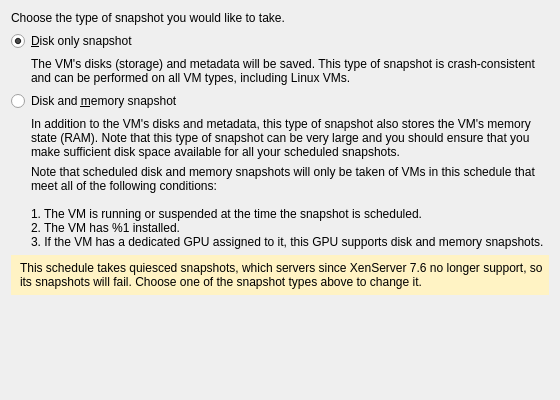
<?xml version="1.0" encoding="UTF-8"?>
<ui version="4.0">
 <class>PolicySnapshotTypePage</class>
 <widget class="QWidget" name="PolicySnapshotTypePage">
  <property name="geometry">
   <rect>
    <x>0</x>
    <y>0</y>
    <width>560</width>
    <height>400</height>
   </rect>
  </property>
  <layout class="QVBoxLayout" name="verticalLayout">
   <item>
    <widget class="QLabel" name="labelRubric">
     <property name="text">
      <string>Choose the type of snapshot you would like to take.</string>
     </property>
     <property name="wordWrap">
      <bool>true</bool>
     </property>
    </widget>
   </item>
   <item>
    <widget class="QRadioButton" name="radioButtonDiskOnly">
     <property name="text">
      <string>&amp;Disk only snapshot</string>
     </property>
     <property name="checked">
      <bool>true</bool>
     </property>
    </widget>
   </item>
   <item>
    <widget class="QLabel" name="labelDiskOnly">
     <property name="text">
      <string>The VM's disks (storage) and metadata will be saved. This type of snapshot is crash-consistent and can be performed on all VM types, including Linux VMs.</string>
     </property>
     <property name="wordWrap">
      <bool>true</bool>
     </property>
     <property name="indent">
      <number>20</number>
     </property>
    </widget>
   </item>
   <item>
    <widget class="QRadioButton" name="radioButtonDiskAndMemory">
     <property name="text">
      <string>Disk and &amp;memory snapshot</string>
     </property>
    </widget>
   </item>
   <item>
    <widget class="QLabel" name="labelDiskAndMemory">
     <property name="text">
      <string>In addition to the VM's disks and metadata, this type of snapshot also stores the VM's memory state (RAM). Note that this type of snapshot can be very large and you should ensure that you make sufficient disk space available for all your scheduled snapshots.</string>
     </property>
     <property name="wordWrap">
      <bool>true</bool>
     </property>
     <property name="indent">
      <number>20</number>
     </property>
    </widget>
   </item>
   <item>
    <widget class="QLabel" name="labelWarning">
     <property name="text">
      <string>Note that scheduled disk and memory snapshots will only be taken of VMs in this schedule that meet all of the following conditions:

1. The VM is running or suspended at the time the snapshot is scheduled.
2. The VM has %1 installed.
3. If the VM has a dedicated GPU assigned to it, this GPU supports disk and memory snapshots.</string>
     </property>
     <property name="wordWrap">
      <bool>true</bool>
     </property>
     <property name="indent">
      <number>20</number>
     </property>
    </widget>
   </item>
   <item>
    <widget class="QLabel" name="labelQuiesceRemoved">
     <property name="styleSheet">
      <string notr="true">background-color: #fff3c4; color: black; padding: 6px;</string>
     </property>
     <property name="text">
      <string>This schedule takes quiesced snapshots, which servers since XenServer 7.6 no longer support, so its snapshots will fail. Choose one of the snapshot types above to change it.</string>
     </property>
     <property name="wordWrap">
      <bool>true</bool>
     </property>
    </widget>
   </item>
   <item>
    <spacer name="bottomSpacer">
     <property name="orientation">
      <enum>Qt::Vertical</enum>
     </property>
     <property name="sizeHint" stdset="0">
      <size>
       <width>20</width>
       <height>40</height>
      </size>
     </property>
    </spacer>
   </item>
  </layout>
 </widget>
 <resources/>
 <connections/>
</ui>
